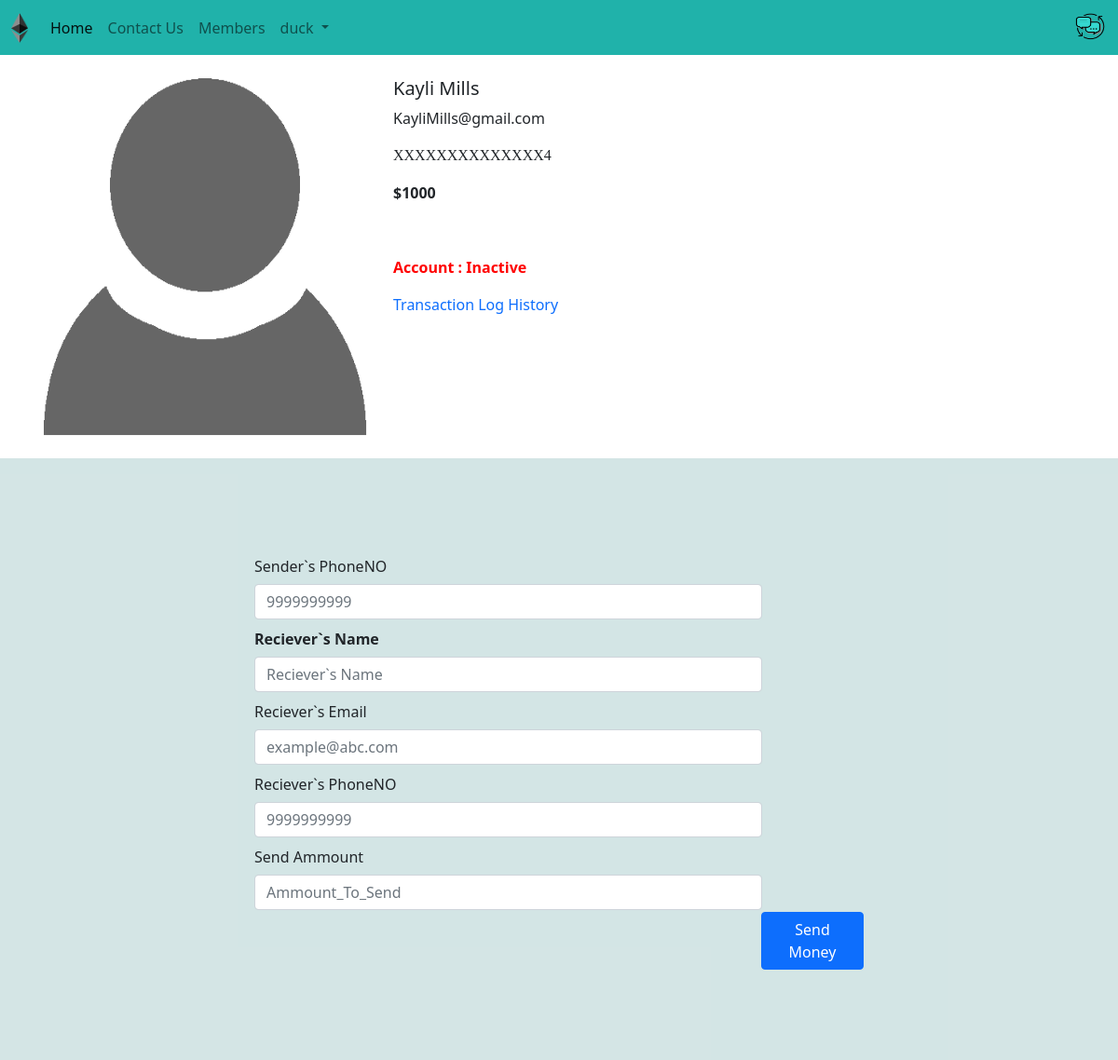
Page /customer/4 (signed in) on the committed database.
### Bank/models.py (models this page shows, shortened)
class CustomerAccount(models.Model):
    name=models.CharField(max_length=30)
    email=models.CharField(max_length=30,null=True, blank=True)
    account_active=models.BooleanField(default=True)
    image=models.ImageField(upload_to='media/', default="Image003.png")
    totalbalance=models.IntegerField(default=1000)
    phoneno=models.CharField(max_length=11,blank=True)

### Bank/views.py (the view)
# urls.py: path('customer/<int:acc>', views.Member, name='ViewMemberdetails'),
def Member(request,acc): #register function
    member= CustomerAccount.objects.get(id=acc)
    print("------------>",request.user.username)
    if (request.user.username!=(None or "")):
        if request.method=="POST":
            rname=request.POST.get("rname")
            if (rname in CustomerAccount.objects.values('name')):
                remail=request.POST.get("rEmail")
                if (remail in member.email):
                    sname=request.user.username
                    semail=request.user.username+'@gmail.com'
                    sphone=request.POST.get('sphoneno')
                    rphone=request.POST.get("rphoneno")
                    if(rphone in member.phoneno and sphone in member.phoneno):
                        sammount=request.POST.get('sammount')
                        if (member.totalbalance >sammount):
                            transfer_detail=transectiondetail(recievername=rname,recieveremail=remail,sendername=sname,senderemail=semail,deducted_amt=sammount,account_balance=(member.totalbalance-sammount))
                            transfer_detail.save()
                            member1=CustomerAccount.objects.get(name=rname) # Reciever`s id
                            print(member1)
                            member1.totalbalance=(member1.totalbalance+sammount)
                            member2=CustomerAccount.objects.get(name=sname) # Sender`s id
                            print(member2)
                            member2.totalbalance=(member1.totalbalance-sammount)
                            try:
                                member1.save() #    <----------------,
                                member2.save() #    <----------------'............(save them in the database)
                            except:
                                print("Got an Error in Saveing particular element of the database")
                        else:
                            return(HttpResponse('not enough balance'))
                    else:
                        return(HttpResponse('Phone invalid'))
                else:
                    return(HttpResponse('Email invalid'))
            else:
                return (render(request, 'Member.html', {'memberDetail':{'name':'Invalid transaction detail','email':'Please  Check your details and Try Again'}}))
    else:
        return(HttpResponse("<b>please Login <br>To make any Transactions...</b>"))
    return (render(request, 'Member.html', {'memberDetail':member,'username':request.user.username}))

### template/Member.html (shortened to what this page needs)
{% extends 'Basic.html' %}
{% block username %}{{username}}{% endblock username %}
{% block body %}
<div class="container my-4">
    <div class="row">
    <div class="col-md-4">
    <div class="row">
        <img src="{{memberDetail.image}}" width="233px" height="385px">
    </div>
    </div>
    <div class="col-md-8">
        <h5>{{memberDetail.name}}</h5>
        <p>{{memberDetail.email}}</p>
        <p style="font-family: -webkit-pictograph; font-weight: 100;">XXXXXXXXXXXXXX{{memberDetail.id}}</p>
        <p><b>${{memberDetail.totalbalance}} </b></p><br>
        <p>{% if memberDetail.account_active == True %}
          <div class="Account_status" style="color:Green;font-weight: bold;">Account : Active</div>
          {% else %}
          <div class="Account_status" style="color:Red;font-weight: bold;">Account : Inactive</div>
          {% endif %}
        </p>
        <div class="transactionLog">
                <a href="/transacton_history/{{memberDetail.name}}" style="text-decoration: none;text-decoration-color: coral;">Transaction Log History</a>
        </div>
    </div>
    </div>
</div>
<div class="transaction-form">
<form method="POST" style="padding:17rem; padding-block:6rem; background-color: #5f9ea045;">
    <table>
    <tr>
        <td>
            <label for="inputEmail3" class="col-sm-4 col-form-label">Sender`s PhoneNO</label>
            <div class="col-sm-10">
            <input type="text" class="form-control" id="sphoneno" name="sphoneno" placeholder="9999999999">
        </div>
        </td>
    </tr>
    <tr>
        <th>
            <label for="inputEmail3" class="col-sm-4 col-form-label">Reciever`s Name</label>
            <div class="col-sm-10">
            <input type="text" class="form-control" id="rname" name="rname" placeholder="Reciever`s Name">
        </div>
        </th>
    </tr>
    <tr>
        <td>
            <label for="inputEmail3" class="col-sm-4 col-form-label">Reciever`s Email</label>
            <div class="col-sm-10">
            <input type="email" class="form-control" id="remail" name="remail" placeholder="example@abc.com">
        </div>
        </td>
    </tr>
    <tr>
        <td>
            <label for="inputEmail3" class="col-sm-4 col-form-label">Reciever`s PhoneNO</label>
            <div class="col-sm-10">
            <input type="text" class="form-control" id="rphoneno" name="rphoneno" placeholder="9999999999">
            </div>
        </td>
    </tr>
    <tr>
    <tr>
        <td>
            <label for="inputEmail3" class="col-sm-4 col-form-label">Send Ammount</label>
            <div class="col-sm-10">
            <input type="text" class="form-control" id="sammount" name="sammount" placeholder="Ammount_To_Send">
            </div>
        </td>
    </tr>
    <tr>
        <td>
            <button type="submit" class="btn btn-primary" style="margin-left:34rem" value="OK"> Send Money </button>
        </td>
    </tr>
  </table>
</form>
</div>
{% endblock body %}

### rows in the picture
CustomerAccount: image (picture), name "Kayli Mills", email "KayliMills@gmail.com", id "4", totalbalance "1000"

### other values in the picture
{{ username }} "duck"
